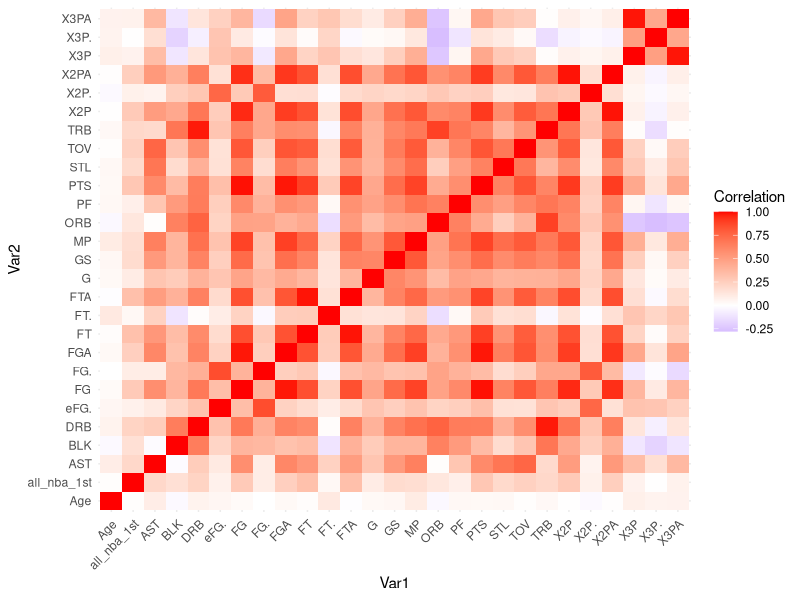

Reproduce this figure in R. (Note: this script raises an error after producing the figure.)
## ---- chunk 1
library(tidyverse)
library(randomForest) # Used to build random forest models
## ---- chunk 2
BR_data <- read.csv("BR_data.csv")
## ---- chunk 3
all_nba_team_df <- BR_data |>
  mutate(all_nba_1st = ifelse(str_detect(Awards, "NBA1"), 1, 0)) |>
  select(-Awards)
## ---- chunk 4
train_data <- all_nba_team_df |> filter(Season < 2024)
test_data <- all_nba_team_df |> filter(Season == 2024)
## ---- chunk 5
mod_nba <- glm(all_nba_1st ~ ., data = train_data |> select(-Season, -Rk, -Player, -Team, -Pos),
            family = binomial)
## ---- chunk 6
summary(mod_nba)
## ---- chunk 7
numeric_data <- all_nba_team_df |> select(-Rk, -Player, -Team, -Pos, -Season)
cor_matrix <- cor(numeric_data, use = "complete.obs") 

cor_long <- cor_matrix |> 
  as.data.frame() |> 
  rownames_to_column("Var1") |> 
  pivot_longer(-Var1, names_to = "Var2", values_to = "Correlation")

ggplot(cor_long, aes(x = Var1, y = Var2, fill = Correlation)) +
  geom_tile() +
  scale_fill_gradient2(low = "blue", high = "red", mid = "white", midpoint = 0) +
  theme_minimal() +
  theme(axis.text.x = element_text(angle = 45, hjust = 1))
## ---- chunk 8
#####     #####     #####     #####     #####     #####     #####     #####     

# The "." represents "all columns" remove it and specify the ones you want, 
# or add columns to the select with a "-" to remove them.

mod_nba <- glm(all_nba_1st ~ ., data = train_data |> select(-Season, -Rk, -Player, -Team, -Pos),
            family = binomial)

#####     #####     #####     #####     #####     #####     #####     #####     

test_data <- test_data |> 
  mutate(predictions = predict(mod_nba, newdata = test_data, type = "response"))

best_players <- test_data |> arrange(desc(predictions)) |> head(15)
best_players |> select(Player, Pos, predictions)
## ---- chunk 9
# rf_model_v1 <- randomForest(
#   all_nba_1st ~ .,
#   data = train_data |> select(-Season, -Rk, -Player, -Team, -Pos) |> na.omit(),  
#   ntree = 500,
#   importance = TRUE
# )
## ---- chunk 10
train_med <- train_data |>
  mutate(across(everything(), ~ ifelse(is.na(.), median(., na.rm = TRUE), .)))

test_med <- test_data |>
  mutate(across(everything(), ~ ifelse(is.na(.), median(., na.rm = TRUE), .)))

x_train <- train_med |> select(-Season, -Rk, -Player, -Team, -Pos, -all_nba_1st)
y_train <- as.factor(train_med$all_nba_1st)  # This makes it classification
## ---- chunk 11
rf_model_v2 <- randomForest(
  x = x_train,
  y = y_train,
  ntree = 500,
  importance = TRUE
)
## ---- chunk 12
test_med <- test_med |>
  mutate(predictions = predict(rf_model_v2, newdata = test_med, type = "prob")[,2])

top_5_rf <- test_med |> arrange(desc(predictions)) |> head(15)
top_5_rf |> select(Player, predictions)
## ---- chunk 13
# Logistic Regression
log_pred_class <- ifelse(test_data$predictions > 0.5, 1, 0)
table(Logistic_Predicted = log_pred_class, Actual = test_data$all_nba_1st)

# Random Forest
rf_pred_class <- ifelse(test_med$predictions > 0.5, 1, 0)
table(RF_Predicted = rf_pred_class, Actual = test_med$all_nba_1st)
